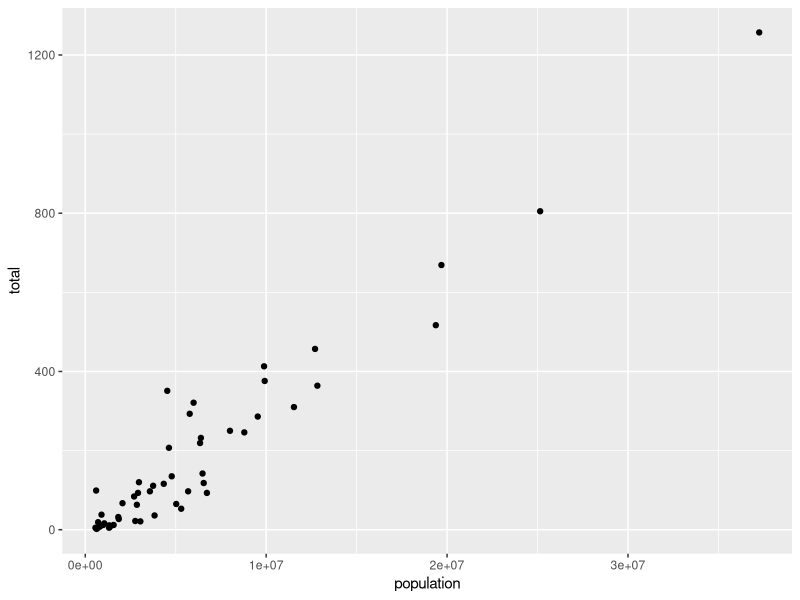
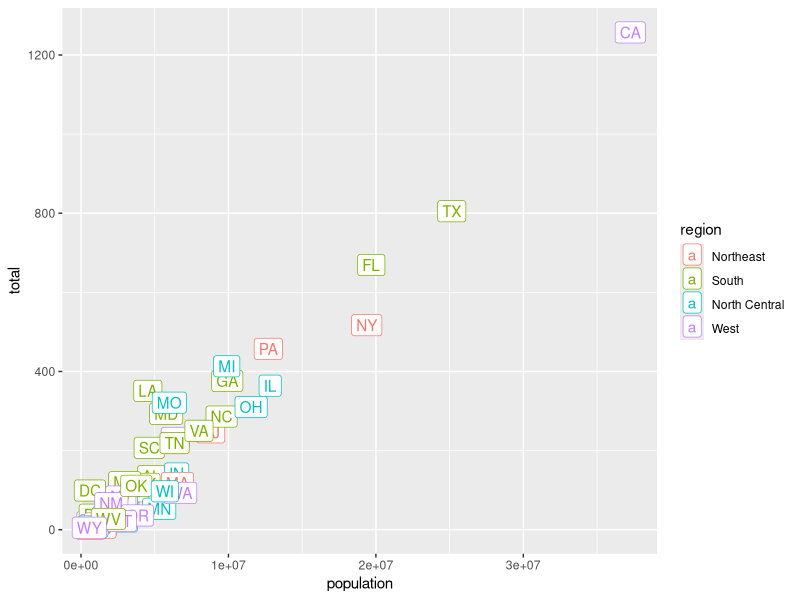
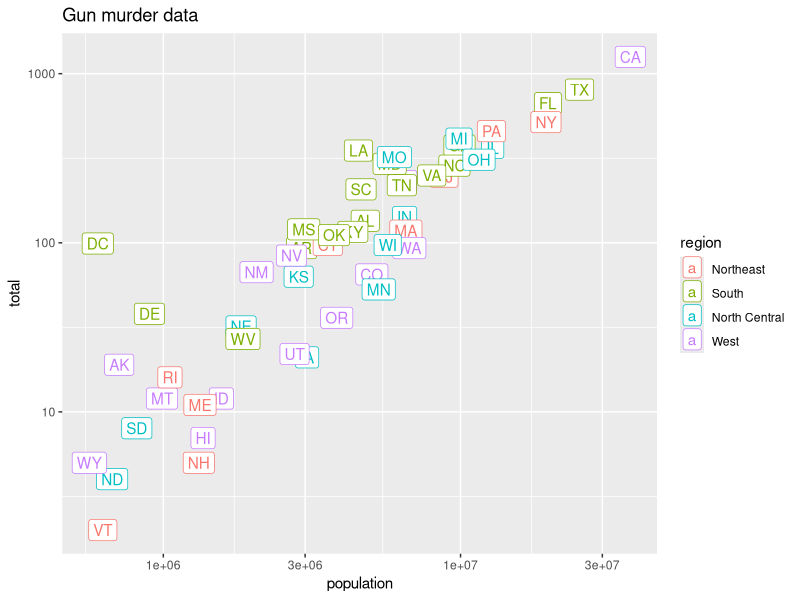
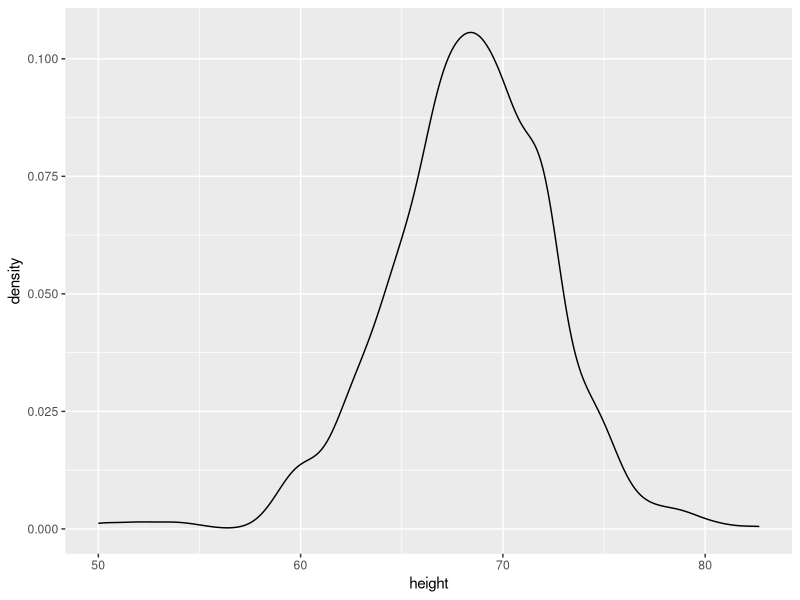
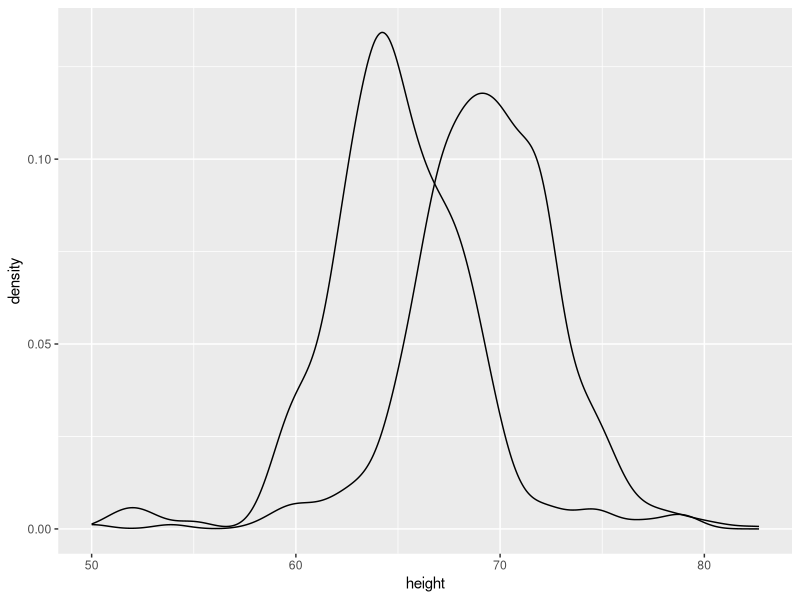
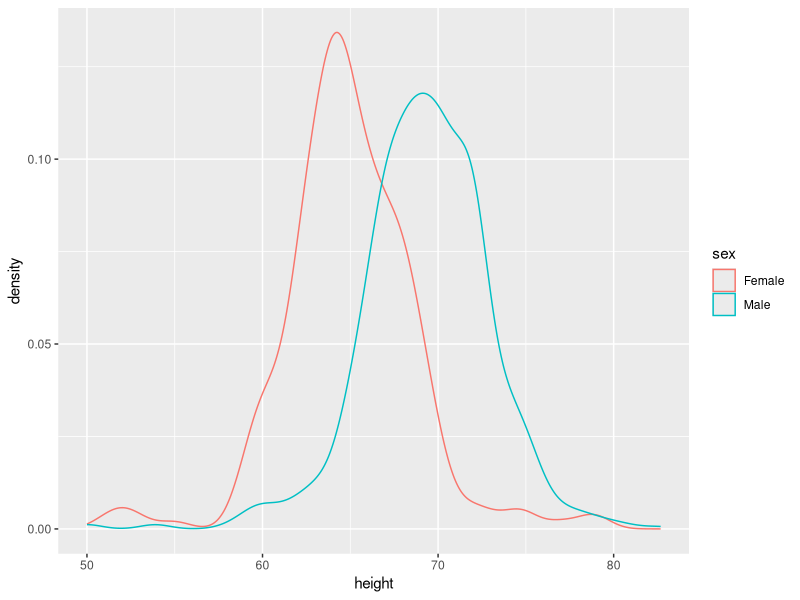
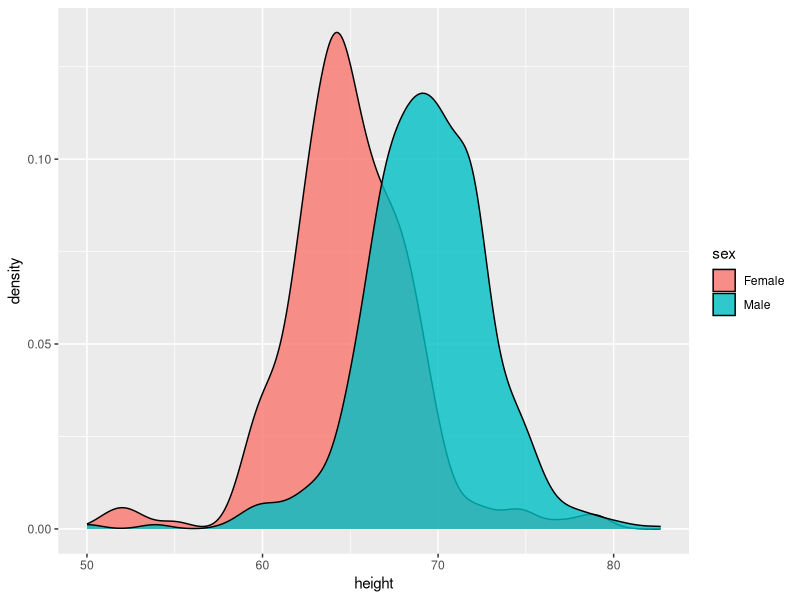

The R script that drew these images, in order:
## Section 2 Assessment 

library(dslabs) ## Used in the data science course 
library(tidyverse)
library(ggplot2)
library(ggrepel)
library(ggthemes)
library(dplyr)
library(gridExtra)

data(heights)
data(murders)
p <- ggplot(murders)

class(p)

p <- heights %>% ggplot(aes(x = height))

murders %>% ggplot(aes(x = population, y = total)) +
  geom_point()

murders %>% ggplot(aes(x = population, y = total, label = abb, color = region)) +
  geom_label()

## adding the plot properties to p 
p <- murders %>% ggplot(aes(population, total, label = abb, color = region)) + geom_label()

## adding layes of log 10 for the axis 
p + scale_x_log10() + 
  scale_y_log10() + 
  ggtitle("Gun murder data")

## histogram with heights 
p <- heights %>% ggplot(aes(x = height)) + 
  geom_histogram(binwidth = 1)

# density plot with heights
heights %>% 
  ggplot(aes(height)) + 
  geom_density()

# density plot with heights group by sex
heights %>% 
  ggplot(aes(height, group = sex)) + 
  geom_density()

# density plot with heights group and colored by sex
heights %>% 
  ggplot(aes(height, group = sex, color = sex)) + 
  geom_density()

# density plot with heights group and filled by sex
# alpha affects the intensity of the color 
heights %>% 
  ggplot(aes(height, fill = sex)) + 
  geom_density(alpha = .8 )
